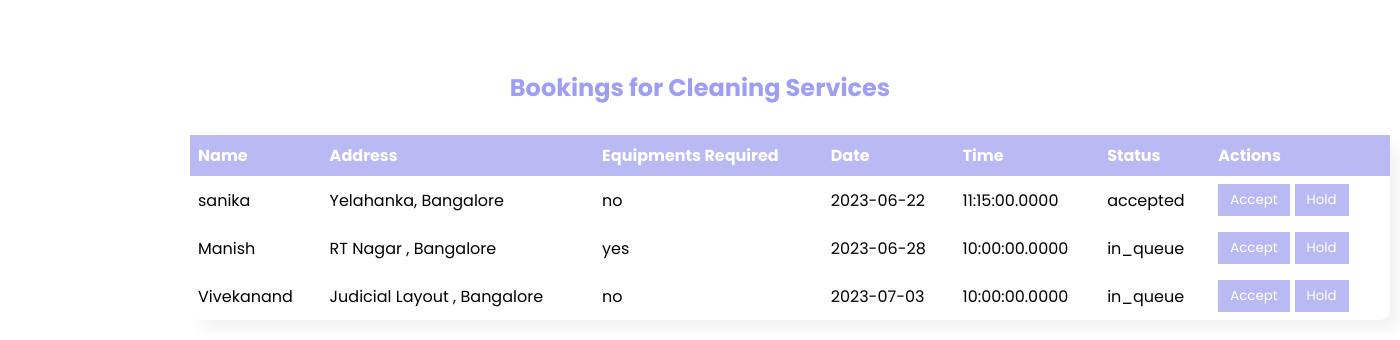
Screenshot of /src/adminlogin/admin_dashboard/clean_bookings/display.php with the database file from the repository.
### tables this page shows
CREATE TABLE `clean_details` (
  `id` int(11) NOT NULL,
  `name` varchar(50) NOT NULL,
  `date` date NOT NULL,
  `time` time(4) NOT NULL,
  `equip` enum('no','yes') NOT NULL,
  `address` varchar(100) NOT NULL,
  `status` enum('in_queue','accepted') NOT NULL
);

### src/adminlogin/admin_dashboard/clean_bookings/display.php (the view, shortened to what this page needs)
<!DOCTYPE html>
<html>
<head>
  <link rel="stylesheet" type="text/css" href="style.css">
</head>
<body>
  <div class="table-container">
    <h2>Bookings for Cleaning Services</h2>
    <table>
      <thead>
        <tr>
          <th>Name</th>
          <th>Address</th>
          <th>Equipments Required</th>
          <th>Date</th>
          <th>Time</th>
          <th>Status</th>
          <th>Actions</th>
        </tr>
      </thead>
      <tbody>
        <?php
          $servername = "localhost";
          $username = "root";
          $password = "";
          $dbname = "domestick";
          $conn = new mysqli($servername, $username, $password, $dbname);
          $sql = "SELECT * FROM clean_details";
          $result = $conn->query($sql);
          if ($result->num_rows > 0) {
            while ($row = $result->fetch_assoc()) {
              echo "<tr>";
              echo "<td>" . $row["name"] . "</td>";
              echo "<td>" . $row["address"] . "</td>";
              echo "<td>" . $row["equip"] . "</td>";
              echo "<td>" . $row["date"] . "</td>";
              echo "<td>" . $row["time"] . "</td>";
              echo "<td>" . $row["status"] . "</td>";
              echo "<td><button class='btn-accept'>Accept</button><button class='btn-hold'>Hold</button></td>";
              echo "</tr>";
            }
          } else {
            echo "<tr><td colspan='7'>No data available</td></tr>";
          }
        ?>
      </tbody>
    </table>
  </div>
</body>
</html>

### src/adminlogin/admin_dashboard/clean_bookings/style.css (style rules this page uses)
* { margin: 0; padding: 0; outline: none; border: none; text-decoration: none; box-sizing: border-box; font-family: "Poppins", sans-serif; }
.table-container { margin: 0 auto; text-align: center; }
h2 { margin-top: 70px; margin-bottom: 30px; color: #9e9ef3; }
table { border-collapse: collapse; text-align: left; justify-content: center; margin-left: 190px; border-radius: 10px; width: 1200px; box-shadow: 10px 10px 15px rgba(0,0,0,0.05); }
th, td { padding: 8px; }
thead { background-color: #b9b9f4; color: white; }
.btn-hold, .btn-accept { padding: 6px 12px; margin-right: 5px; background-color: #b9b9f4; color: white; border: none; cursor: pointer; }

### rows the page displays
clean_details: name "sanika", address "Yelahanka, Bangalore", equip "no", date "2023-06-22", time "11:15:00.0000", status "accepted"
clean_details: name "Manish", address "RT Nagar , Bangalore", equip "yes", date "2023-06-28", time "10:00:00.0000", status "in_queue"
clean_details: name "Vivekanand", address "Judicial Layout , Bangalore", equip "no", date "2023-07-03", time "10:00:00.0000", status "in_queue"
